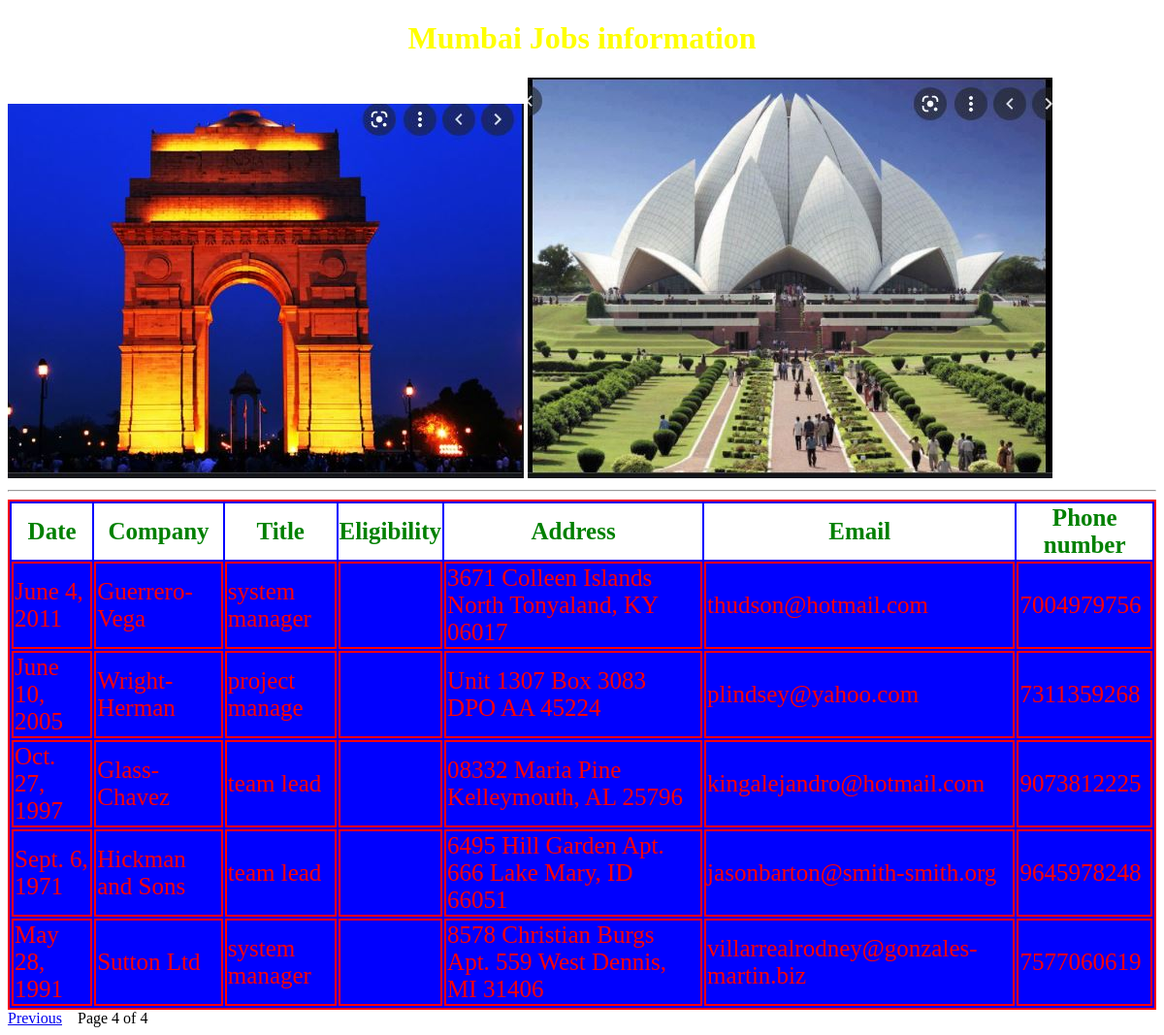
Page /mumbaijobs/?page=4 on the committed database.
### testapp/models.py (models this page shows, shortened)
class mumjobs (models.Model):
	date=models.DateField();
	company=models.CharField(max_length=100);
	title= models.CharField(max_length=100);
	eligibility= models.CharField(max_length=100);
	address= models.CharField(max_length=100);
	email=models.EmailField();
	phonenumber=models.IntegerField()

### testapp/views.py (the view)
# urls.py: url(r'^mumbaijobs/',views.mumbaijobs )
def mumbaijobs (request):
    jobm_list=mumjobs.objects.all()
    paginator=Paginator (jobm_list,5)
    page_number=request.GET.get ('page')
    try:
        jobm_list=paginator.page(page_number)
    except PageNotAnInteger:
        jobm_list=paginator.page(1)
    except EmptyPage:
        jobm_list=paginator.page(paginator.num_pages)
    my_dict={'jobm_list': jobm_list}
    return render(request,'testapp/mumbaijobs.html',context=my_dict)

### templates/testapp/mumbaijobs.html (shortened to what this page needs)
<!DOCTYPE html>
{% load static %}
<html lang="en" dir="ltr">
<head>
    <link rel="stylesheet" href="{% static '/css/demo.css'%}">
</head>
<body>
    <h1>Mumbai Jobs information</h1>
    <img src ="{%static "images/indiaGate.jpg" %}" alt="">
    <img src ="{%static "images/lotusTemple.jpg" %}" alt="">
    <hr>
    {% if jobm_list %}
    <table id='tab'>
        <thead>
            <th>Date</th>
            <th>Company</th>
            <th>Title</th>
            <th>Eligibility</th>
            <th>Address</th>
            <th>Email</th>
            <th>Phone number</th>
        </thead>
        {%for job in jobm_list %}
    <tr>
        <td>{{job.date}}</td>
        <td>{{job.company}}</td>
        <td>{{job.title}}</td>
        <td>{{job.elegibility}}</td>
        <td>{{job.address}}</td>
        <td>{{job.email}}</td>
        <td>{{job.phonenumber}}</td>
    </tr>
    {% endfor %}
    </table>
    {% else %}
    <p> no jobs found in Mumbai</p>
    {% endif %}
    {%include 'testapp/pagination.html' with page=jobm_list%}
</body>
</html>

### static/css/demo.css (style rules this page uses)
body { background: url(https://images.unsplash.com/photo-1586348943529-beaae6c28db9?ixid=MnwxMjA3fDB8MHxwaG90by1wYWdlfHx8fGVufDB8fHx8&ixlib=rb-1.2.1&auto=format&fit=crop&w=358&q=80); background-repeat: no-repeat; background-size: cover; }
h1 { color:yellow; text-align: center; }
td,table { margin: auto; border: 2px solid red; color:red; background: blue; font-size: 25px; }
thead { background: white; color: green; }

### rows in the picture
mumjobs: date "June 4, 2011", company "Guerrero-Vega", title "system manager", address "3671 Colleen Islands North Tonyaland, KY 06017", email "thudson@hotmail.com", phonenumber "7004979756"
mumjobs: date "June 10, 2005", company "Wright-Herman", title "project manage", address "Unit 1307 Box 3083 DPO AA 45224", email "plindsey@yahoo.com", phonenumber "7311359268"
mumjobs: date "Oct. 27, 1997", company "Glass-Chavez", title "team lead", address "08332 Maria Pine Kelleymouth, AL 25796", email "kingalejandro@hotmail.com", phonenumber "9073812225"
mumjobs: date "Sept. 6, 1971", company "Hickman and Sons", title "team lead", address "6495 Hill Garden Apt. 666 Lake Mary, ID 66051", email "jasonbarton@smith-smith.org", phonenumber "9645978248"
mumjobs: date "May 28, 1991", company "Sutton Ltd", title "system manager", address "8578 Christian Burgs Apt. 559 West Dennis, MI 31406", email "villarrealrodney@gonzales-martin.biz", phonenumber "7577060619"

### other values in the picture
{{ page.number }} "4"
{{ page.paginator.num_pages }} "4"
